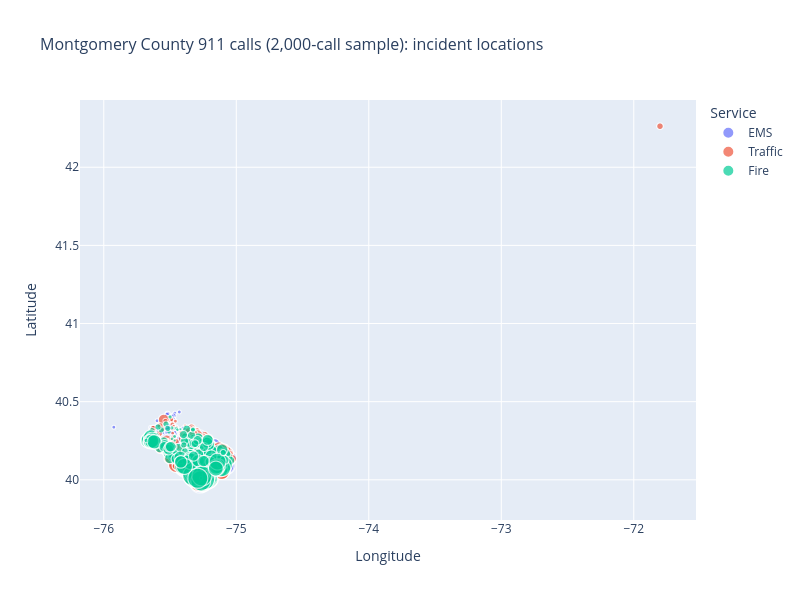

This figure's notebook cell:
### Markdown cell above
# 2. INTERACTIVE SCATTER PLOT

### Code cell
# WHAT: Make an interactive scatter of WHERE the calls happened, coloured by service, saved to HTML.
# WHY: The HTML file is self-contained - anyone with a browser can pan around the county, no Python needed.

print("\n2. Interactive Scatter Plot: where the calls came from")
print("-" * 70)
fig = px.scatter(df, x='lng', y='lat', color='category',
                 size='twp_call_volume',
                 hover_data=['twp', 'reason', 'zip'],
                 title='Montgomery County 911 calls (2,000-call sample): incident locations',
                 labels={'lng': 'Longitude', 'lat': 'Latitude',
                         'category': 'Service', 'twp_call_volume': 'Calls from this township'})
fig.update_layout(
    font=dict(size=12), title_font_size=16,
    width=800,
    height=600
)
fig.write_html('11_interactive_scatter.html')
fig.show()   # render it here in the notebook, not only in the saved file
print("✓ Interactive scatter plot saved as HTML")
print("  Open '11_interactive_scatter.html' in a browser - hover any point to see")
print("  the township, the exact call type and the ZIP code behind it.")

### Figure 1 — Plotly figure (JSON) as saved in the notebook; plotly's stock layout.template omitted (floating-point values rounded to 4 significant figures; data arrays with more than 128 entries replaced by an {"elided": "..."} marker saying what was removed)
{"data": [{"customdata": {"elided": "989x3 mixed values"}, "hovertemplate": "Service=EMS<br>Longitude=%{x}<br>Latitude=%{y}<br>Calls from this township=%{marker.size}<br>twp=%{customdata[0]}<br>reason=%{customdata[1]}<br>zip=%{customdata[2]}<extra></extra>", "legendgroup": "EMS", "marker": {"color": "#636efa", "size": {"elided": "989 float values"}, "sizemode": "area", "sizeref": 138.7, "symbol": "circle"}, "mode": "markers", "name": "EMS", "showlegend": true, "type": "scattergl", "x": {"elided": "989 float values"}, "xaxis": "x", "y": {"elided": "989 float values"}, "yaxis": "y"}, {"customdata": {"elided": "708x3 mixed values"}, "hovertemplate": "Service=Traffic<br>Longitude=%{x}<br>Latitude=%{y}<br>Calls from this township=%{marker.size}<br>twp=%{customdata[0]}<br>reason=%{customdata[1]}<br>zip=%{customdata[2]}<extra></extra>", "legendgroup": "Traffic", "marker": {"color": "#EF553B", "size": {"elided": "708 float values"}, "sizemode": "area", "sizeref": 138.7, "symbol": "circle"}, "mode": "markers", "name": "Traffic", "showlegend": true, "type": "scattergl", "x": {"elided": "708 float values"}, "xaxis": "x", "y": {"elided": "708 float values"}, "yaxis": "y"}, {"customdata": {"elided": "303x3 mixed values"}, "hovertemplate": "Service=Fire<br>Longitude=%{x}<br>Latitude=%{y}<br>Calls from this township=%{marker.size}<br>twp=%{customdata[0]}<br>reason=%{customdata[1]}<br>zip=%{customdata[2]}<extra></extra>", "legendgroup": "Fire", "marker": {"color": "#00cc96", "size": {"elided": "303 float values"}, "sizemode": "area", "sizeref": 138.7, "symbol": "circle"}, "mode": "markers", "name": "Fire", "showlegend": true, "type": "scattergl", "x": {"elided": "303 float values"}, "xaxis": "x", "y": {"elided": "303 float values"}, "yaxis": "y"}], "layout": {"font": {"size": 12}, "height": 600, "legend": {"itemsizing": "constant", "title": {"text": "Service"}, "tracegroupgap": 0}, "title": {"font": {"size": 16}, "text": "Montgomery County 911 calls (2,000-call sample): incident locations"}, "width": 800, "xaxis": {"anchor": "y", "domain": [0.0, 1.0], "title": {"text": "Longitude"}}, "yaxis": {"anchor": "x", "domain": [0.0, 1.0], "title": {"text": "Latitude"}}}}
